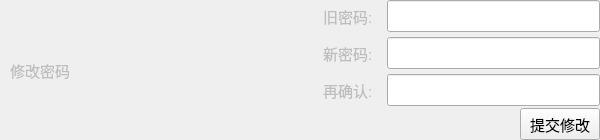
                      <widget class="QWidget" name="widget_16" native="true">
                       <property name="minimumSize">
                        <size>
                         <width>600</width>
                         <height>140</height>
                        </size>
                       </property>
                       <property name="maximumSize">
                        <size>
                         <width>600</width>
                         <height>140</height>
                        </size>
                       </property>
                       <layout class="QHBoxLayout" name="horizontalLayout_16">
                        <property name="spacing">
                         <number>0</number>
                        </property>
                        <property name="leftMargin">
                         <number>0</number>
                        </property>
                        <property name="topMargin">
                         <number>0</number>
                        </property>
                        <property name="rightMargin">
                         <number>0</number>
                        </property>
                        <property name="bottomMargin">
                         <number>0</number>
                        </property>
                        <item>
                         <widget class="QWidget" name="widget_18" native="true">
                          <layout class="QVBoxLayout" name="verticalLayout_6">
                           <property name="spacing">
                            <number>0</number>
                           </property>
                           <property name="leftMargin">
                            <number>0</number>
                           </property>
                           <property name="topMargin">
                            <number>0</number>
                           </property>
                           <property name="rightMargin">
                            <number>0</number>
                           </property>
                           <property name="bottomMargin">
                            <number>0</number>
                           </property>
                           <item>
                            <spacer name="verticalSpacer_5">
                             <property name="orientation">
                              <enum>Qt::Vertical</enum>
                             </property>
                             <property name="sizeHint" stdset="0">
                              <size>
                               <width>20</width>
                               <height>38</height>
                              </size>
                             </property>
                            </spacer>
                           </item>
                           <item>
                            <widget class="QLabel" name="label_4">
                             <property name="enabled">
                              <bool>false</bool>
                             </property>
                             <property name="minimumSize">
                              <size>
                               <width>80</width>
                               <height>32</height>
                              </size>
                             </property>
                             <property name="maximumSize">
                              <size>
                               <width>80</width>
                               <height>32</height>
                              </size>
                             </property>
                             <property name="font">
                              <font>
                               <pointsize>11</pointsize>
                              </font>
                             </property>
                             <property name="text">
                              <string>修改密码</string>
                             </property>
                             <property name="alignment">
                              <set>Qt::AlignCenter</set>
                             </property>
                            </widget>
                           </item>
                           <item>
                            <spacer name="verticalSpacer_6">
                             <property name="orientation">
                              <enum>Qt::Vertical</enum>
                             </property>
                             <property name="sizeHint" stdset="0">
                              <size>
                               <width>20</width>
                               <height>38</height>
                              </size>
                             </property>
                            </spacer>
                           </item>
                          </layout>
                         </widget>
                        </item>
                        <item>
                         <spacer name="horizontalSpacer_11">
                          <property name="orientation">
                           <enum>Qt::Horizontal</enum>
                          </property>
                          <property name="sizeType">
                           <enum>QSizePolicy::Fixed</enum>
                          </property>
                          <property name="sizeHint" stdset="0">
                           <size>
                            <width>243</width>
                            <height>20</height>
                           </size>
                          </property>
                         </spacer>
                        </item>
                        <item>
                         <widget class="QWidget" name="widget_20" native="true">
                          <layout class="QVBoxLayout" name="verticalLayout_7">
                           <property name="spacing">
                            <number>0</number>
                           </property>
                           <property name="leftMargin">
                            <number>0</number>
                           </property>
                           <property name="topMargin">
                            <number>0</number>
                           </property>
                           <property name="rightMargin">
                            <number>0</number>
                           </property>
                           <property name="bottomMargin">
                            <number>0</number>
                           </property>
                           <item>
                            <widget class="QWidget" name="widget_19" native="true">
                             <layout class="QGridLayout" name="gridLayout">
                              <property name="leftMargin">
                               <number>0</number>
                              </property>
                              <property name="topMargin">
                               <number>0</number>
                              </property>
                              <property name="rightMargin">
                               <number>0</number>
                              </property>
                              <property name="bottomMargin">
                               <number>0</number>
                              </property>
                              <property name="spacing">
                               <number>5</number>
                              </property>
                              <item row="1" column="2">
                               <widget class="QLineEdit" name="users_pg_newpw1">
                                <property name="minimumSize">
                                 <size>
                                  <width>0</width>
                                  <height>32</height>
                                 </size>
                                </property>
                                <property name="maximumSize">
                                 <size>
                                  <width>16777215</width>
                                  <height>32</height>
                                 </size>
                                </property>
                                <property name="echoMode">
                                 <enum>QLineEdit::Password</enum>
                                </property>
                               </widget>
                              </item>
                              <item row="0" column="2">
                               <widget class="QLineEdit" name="users_pg_oldpw">
                                <property name="minimumSize">
                                 <size>
                                  <width>0</width>
                                  <height>32</height>
                                 </size>
                                </property>
                                <property name="maximumSize">
                                 <size>
                                  <width>16777215</width>
                                  <height>32</height>
                                 </size>
                                </property>
                                <property name="echoMode">
                                 <enum>QLineEdit::Password</enum>
                                </property>
                               </widget>
                              </item>
                              <item row="1" column="0" colspan="2">
                               <widget class="QLabel" name="label_7">
                                <property name="enabled">
                                 <bool>false</bool>
                                </property>
                                <property name="minimumSize">
                                 <size>
                                  <width>0</width>
                                  <height>32</height>
                                 </size>
                                </property>
                                <property name="maximumSize">
                                 <size>
                                  <width>16777215</width>
                                  <height>32</height>
                                 </size>
                                </property>
                                <property name="font">
                                 <font>
                                  <pointsize>11</pointsize>
                                 </font>
                                </property>
                                <property name="text">
                                 <string>新密码: </string>
                                </property>
                               </widget>
                              </item>
                              <item row="2" column="0" colspan="2">
                               <widget class="QLabel" name="label_8">
                                <property name="enabled">
                                 <bool>false</bool>
                                </property>
                                <property name="minimumSize">
                                 <size>
                                  <width>0</width>
                                  <height>32</height>
                                 </size>
                                </property>
                                <property name="maximumSize">
                                 <size>
                                  <width>16777215</width>
                                  <height>32</height>
                                 </size>
                                </property>
                                <property name="font">
                                 <font>
                                  <pointsize>11</pointsize>
                                 </font>
                                </property>
                                <property name="text">
                                 <string>再确认: </string>
                                </property>
                               </widget>
                              </item>
                              <item row="0" column="0">
                               <widget class="QLabel" name="label_6">
                                <property name="enabled">
                                 <bool>false</bool>
                                </property>
                                <property name="minimumSize">
                                 <size>
                                  <width>0</width>
                                  <height>32</height>
                                 </size>
                                </property>
                                <property name="maximumSize">
                                 <size>
                                  <width>16777215</width>
                                  <height>32</height>
                                 </size>
                                </property>
                                <property name="font">
                                 <font>
                                  <pointsize>11</pointsize>
                                 </font>
                                </property>
                                <property name="text">
                                 <string>旧密码: </string>
                                </property>
                               </widget>
                              </item>
                              <item row="2" column="2">
                               <widget class="QLineEdit" name="users_pg_newpw2">
                                <property name="minimumSize">
                                 <size>
                                  <width>0</width>
                                  <height>32</height>
                                 </size>
                                </property>
                                <property name="maximumSize">
                                 <size>
                                  <width>16777215</width>
                                  <height>32</height>
                                 </size>
                                </property>
                                <property name="echoMode">
                                 <enum>QLineEdit::Password</enum>
                                </property>
                               </widget>
                              </item>
                             </layout>
                            </widget>
                           </item>
                           <item>
                            <widget class="QWidget" name="widget_21" native="true">
                             <property name="minimumSize">
                              <size>
                               <width>32</width>
                               <height>32</height>
                              </size>
                             </property>
                             <property name="maximumSize">
                              <size>
                               <width>16777215</width>
                               <height>32</height>
                              </size>
                             </property>
                             <layout class="QHBoxLayout" name="horizontalLayout_17">
                              <property name="spacing">
                               <number>0</number>
                              </property>
                              <property name="leftMargin">
                               <number>0</number>
                              </property>
                              <property name="topMargin">
                               <number>0</number>
                              </property>
                              <property name="rightMargin">
                               <number>0</number>
                              </property>
                              <property name="bottomMargin">
                               <number>0</number>
                              </property>
                              <item>
                               <spacer name="horizontalSpacer_8">
                                <property name="orientation">
                                 <enum>Qt::Horizontal</enum>
                                </property>
                                <property name="sizeHint" stdset="0">
                                 <size>
                                  <width>134</width>
                                  <height>17</height>
                                 </size>
                                </property>
                               </spacer>
                              </item>
                              <item>
                               <widget class="QPushButton" name="modify_pw_pbtn">
                                <property name="minimumSize">
                                 <size>
                                  <width>78</width>
                                  <height>32</height>
                                 </size>
                                </property>
                                <property name="font">
                                 <font>
                                  <pointsize>11</pointsize>
                                 </font>
                                </property>
                                <property name="text">
                                 <string>提交修改</string>
                                </property>
                               </widget>
                              </item>
                             </layout>
                            </widget>
                           </item>
                          </layout>
                         </widget>
                        </item>
                       </layout>
                      </widget>
